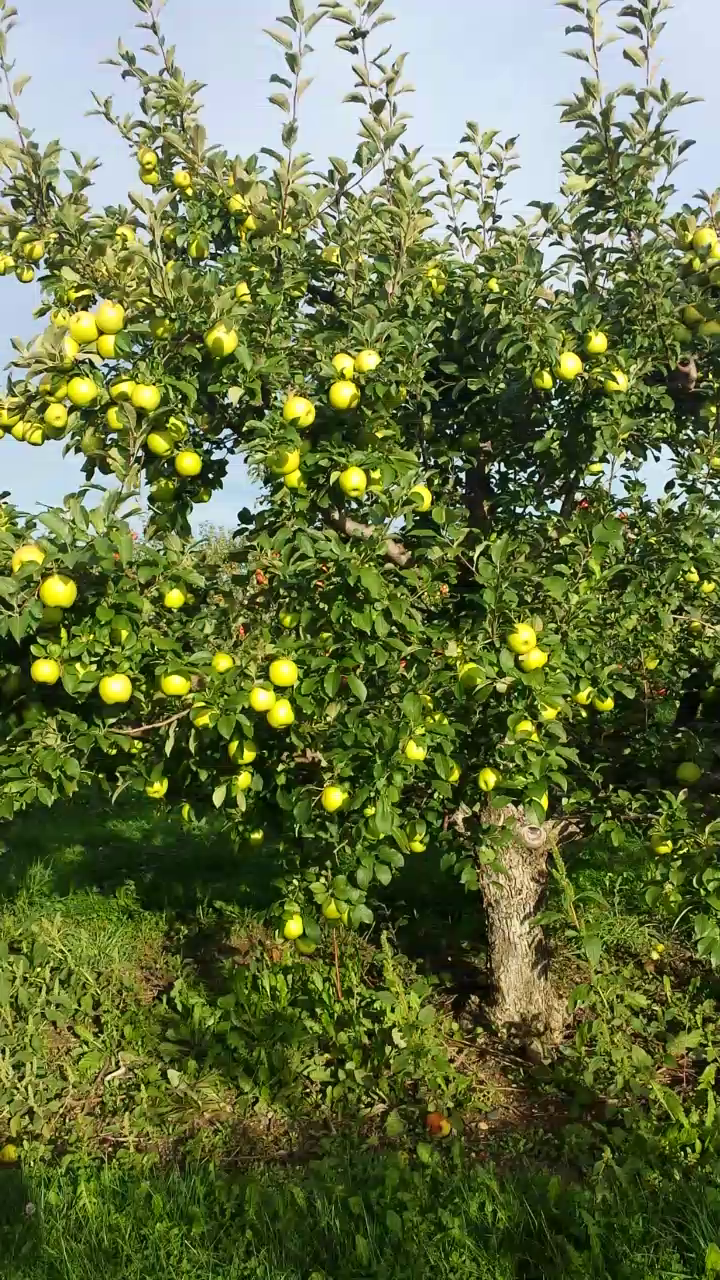
#> input picture detection/images/train/20150919_174151_apple1.jpg, 720 x 1280 px, found by its file name; its folder holds 4 pictures in this run
$ python mask2txt.py
#> lines starting #> are read from the running program, lines starting #| are printed output that depends on the picture
import cv2
import numpy as np
import os


def convert_mask_to_bbox(mask):
    contours, _ = cv2.findContours(mask, cv2.RETR_EXTERNAL, cv2.CHAIN_APPROX_SIMPLE)
    bboxes = []
    for contour in contours:
        x, y, w, h = cv2.boundingRect(contour)
        bbox = (x, y, w, h)
        bboxes.append(bbox)
    return bboxes


def normalize_bbox(bbox, image_width, image_height):
    x, y, w, h = bbox
    normalized_bbox = (x / image_width, y / image_height, w / image_width, h / image_height)
    return normalized_bbox


def save_yolo_labels(image_file, bboxes, class_index, label_file):
    image = cv2.imread(image_file)
    image_height, image_width, _ = image.shape
    with open(label_file, 'w') as f:
        for bbox in bboxes:
            normalized_bbox = normalize_bbox(bbox, image_width, image_height)
            label_line = f"{class_index} {normalized_bbox[0]} {normalized_bbox[1]} {normalized_bbox[2]} {normalized_bbox[3]}\n"
            f.write(label_line)


def convert(image_path, mask_path, txt_path):
#> called with image_path = '../../detection/images/train/', mask_path = '../../detection/train/masks/', txt_path = '../../detection/labels/train/'
    images = os.listdir(image_path)
    class_index = 0
    count = 0

    for image in images:
        image_file = os.path.join(image_path, image)
        mask_file = os.path.join(mask_path, image)
        label_file = os.path.join(txt_path, image[:-4] + '.txt')

        mask = cv2.imread(mask_file, cv2.IMREAD_GRAYSCALE)
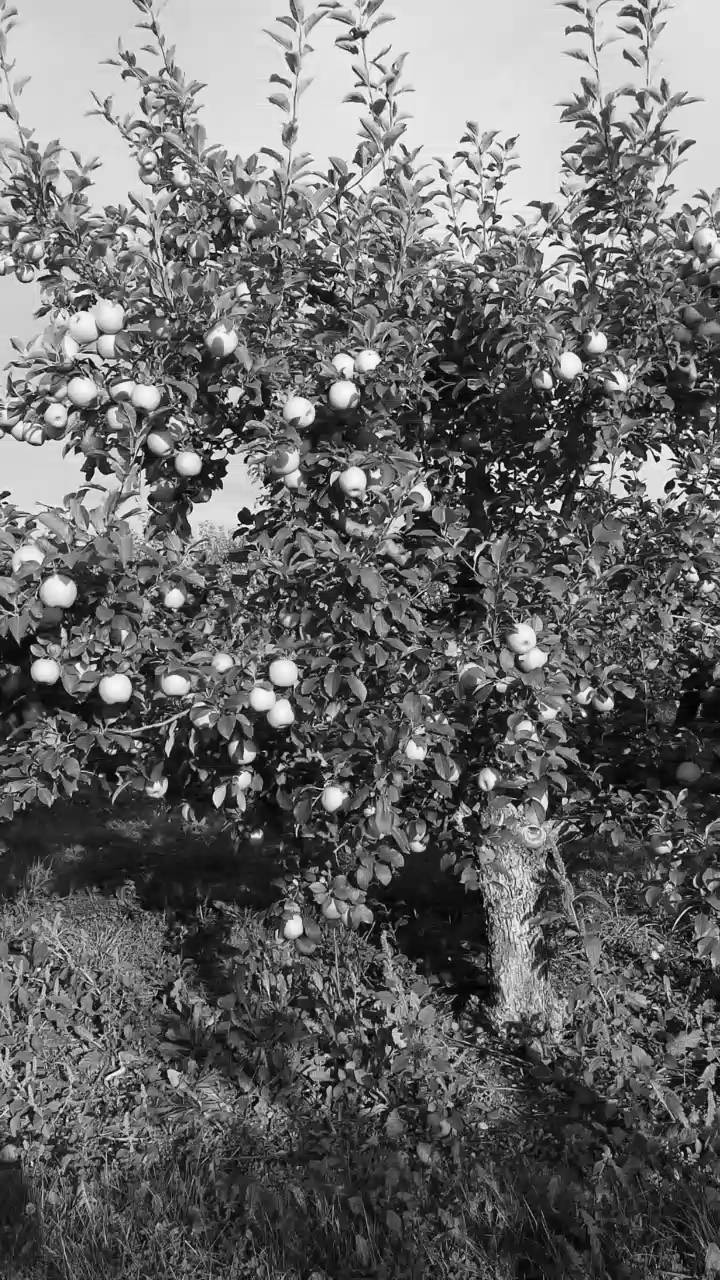
#> mask: shape (1280, 720); min 0, max 255, mean 104.3
        bboxes = convert_mask_to_bbox(mask)
#> in convert_mask_to_bbox, `contours, _ = cv2.findContours(mask, cv2.RETR_EXTERNAL, cv2.CHAIN_APPR..`: contours = 1 item
#> the loop in convert_mask_to_bbox, `for contour in contours:` made 1 pass
#> (x, y, w, h) on pass 1: (0, 0, 720, 1280)
#> after the loop in convert_mask_to_bbox, `for contour in contours:`: bboxes = [(0, 0, 720, 1280)]
#> bboxes = [(0, 0, 720, 1280)]
        save_yolo_labels(image_file, bboxes, class_index, label_file)
#> in save_yolo_labels, image is the input picture: shape (1280, 720, 3); mean B, G, R 67.1, 113.7, 101.6
#> the loop in save_yolo_labels, `for bbox in bboxes:` made 1 pass
#> (x in normalize_bbox, y in normalize_bbox, w in normalize_bbox, h in normalize_bbox, normalized_bbox) on pass 1: (0, 0, 720, 1280, (0, 0, 1, 1))
        print('process image ', count)
        count += 1
#> pass 2 of the loop in convert, `for image in images:`:
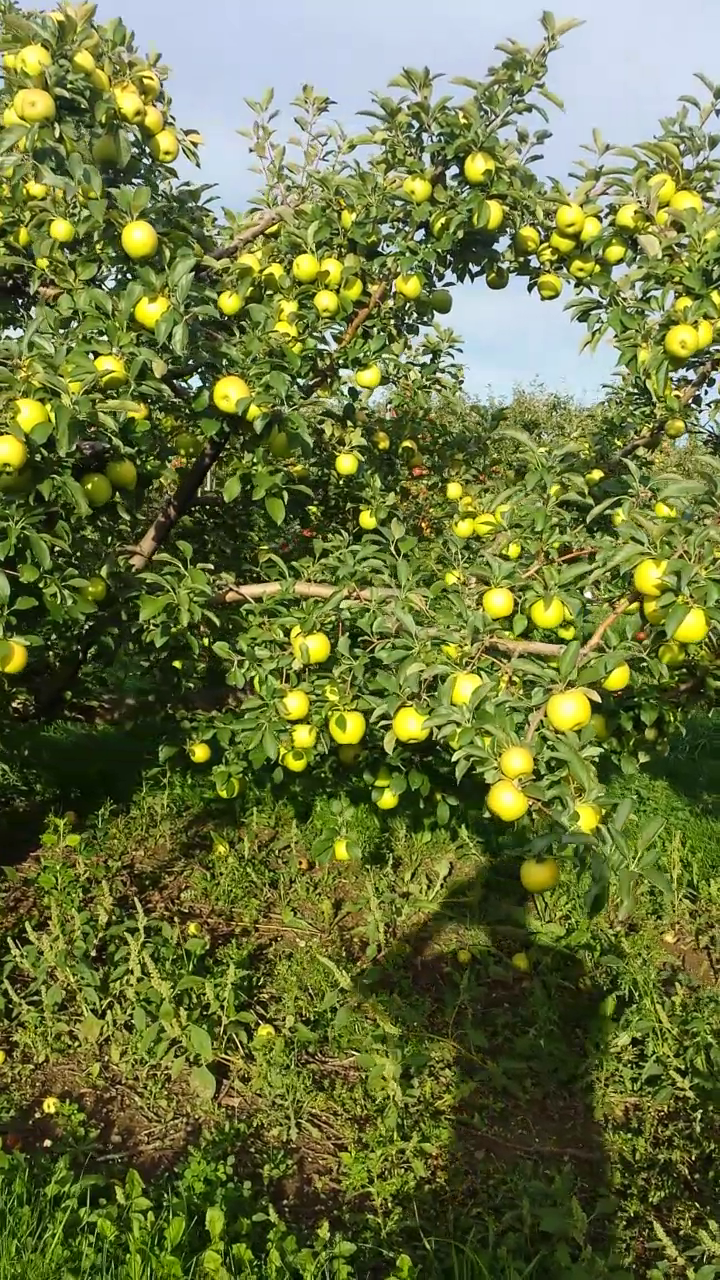
#> input picture detection/images/train/20150919_174151_apple136.jpg, 720 x 1280 px, found by its file name
#> in convert, `mask = cv2.imread(mask_file, cv2.IMREAD_GRAYSCALE)`:
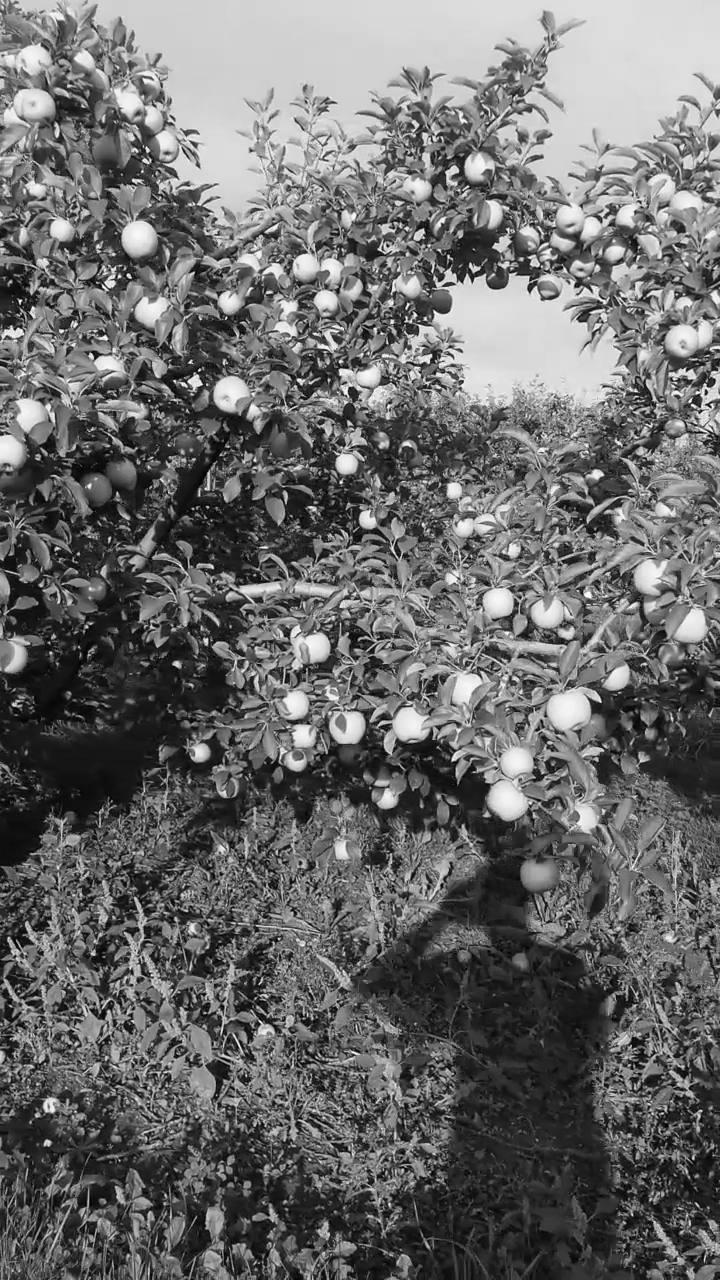
#> mask: shape (1280, 720); min 0, max 255, mean 106.5
#> the loop in convert_mask_to_bbox (call 2), `for contour in contours:` made 1 pass
#> (contour, x, y, w, h) on pass 1: ([[0, 0], [0, 1279], [719, 1279], [719, 0]], 0, 0, 720, 1280)
#> in save_yolo_labels, image is the input picture: shape (1280, 720, 3); mean B, G, R 62.9, 115.8, 106.4
#> the loop in save_yolo_labels (call 2), `for bbox in bboxes:` made 1 pass
#> pass 3 of the loop in convert, `for image in images:`:
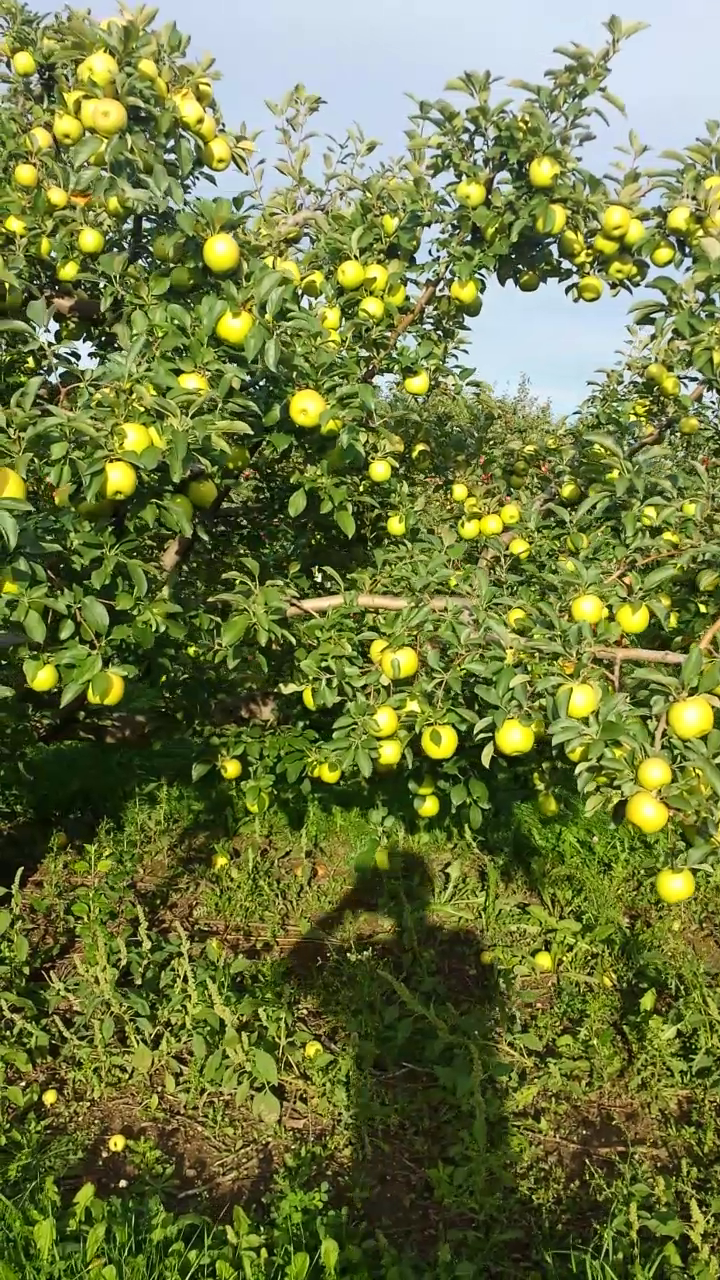
#> input picture detection/images/train/20150919_174151_apple156.jpg, 720 x 1280 px, found by its file name
#> in convert, `mask = cv2.imread(mask_file, cv2.IMREAD_GRAYSCALE)`:
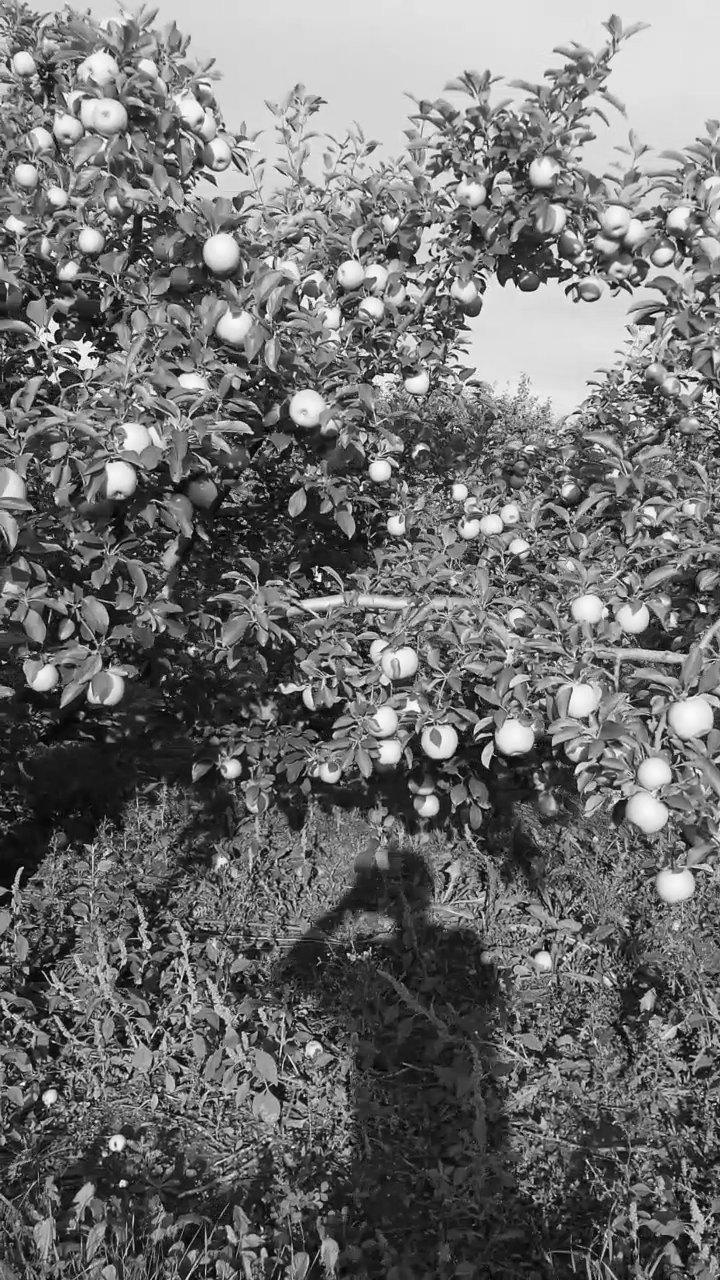
#> mask: shape (1280, 720); min 0, max 255, mean 110.8
#> in save_yolo_labels, image is the input picture: shape (1280, 720, 3); mean B, G, R 65.4, 120.4, 110.6
#> the loop made 4 passes; the first 3 are shown


# 示例用法
train_image_path = "../../detection/images/train/"
train_mask_path = "../../detection/train/masks/"
train_txt_path = "../../detection/labels/train/"
# test_image_path = "../data/detection/test/train/"
# test_mask_path = "../data/detection/test/masks/"
# test_txt_path = "../data/detection/test/train/"

convert(train_image_path, train_mask_path, train_txt_path)
# convert(test_image_path, test_mask_path, test_txt_path)
